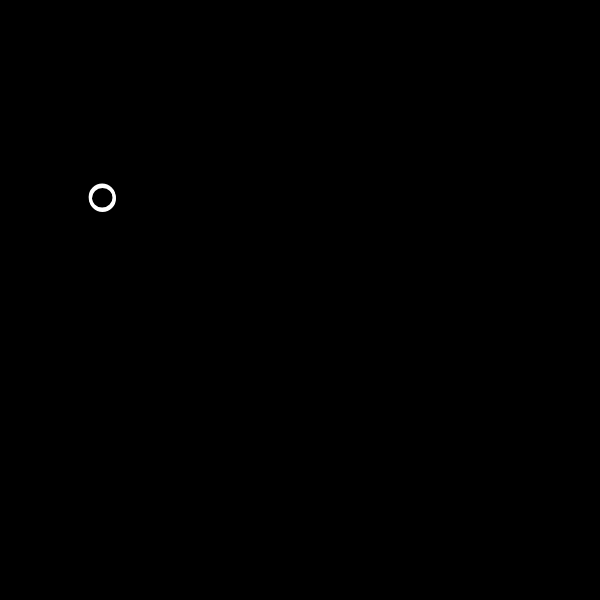
Frame 1 (no input)
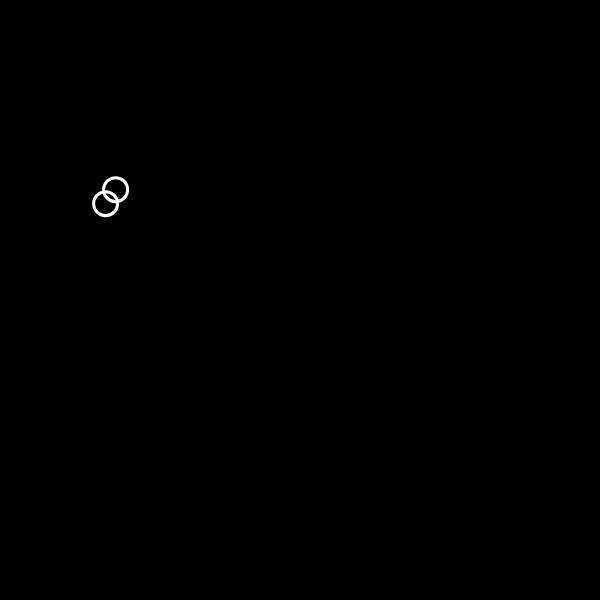
Frame 60 (no input)
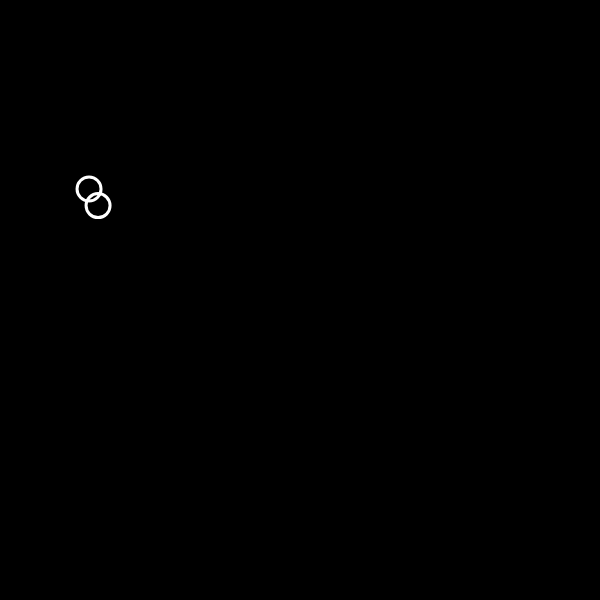
Frame 120 (the mouse pressed at the canvas centre since frame 60)

The p5.js sketch that drew these frames (run headless with seeded random() and noise() and a simulated clock; from frame 60 on, the mouse is pressed at the canvas centre):

// p5.js sketch
// ── sketch.js
var bubble1, bubble2;

class Bubble {
    constructor() {
        this.x = 100;
        this.y = 200;
    }

    move() {
        this.x = this.x + random(-5, 5);
        this.y = this.y + random(-5, 5);
    }

    show() {
        stroke(255);
        strokeWeight(3);
        noFill();
        ellipse(this.x, this.y, 24, 24);
    }
}

function setup() {
    createCanvas(600, 600);
    bubble1 = new Bubble();
    bubble2 = new Bubble();
}

function draw() {
    background(0);
    bubble1.move();
    bubble1.show();

    bubble2.move();
    bubble2.show();
}
